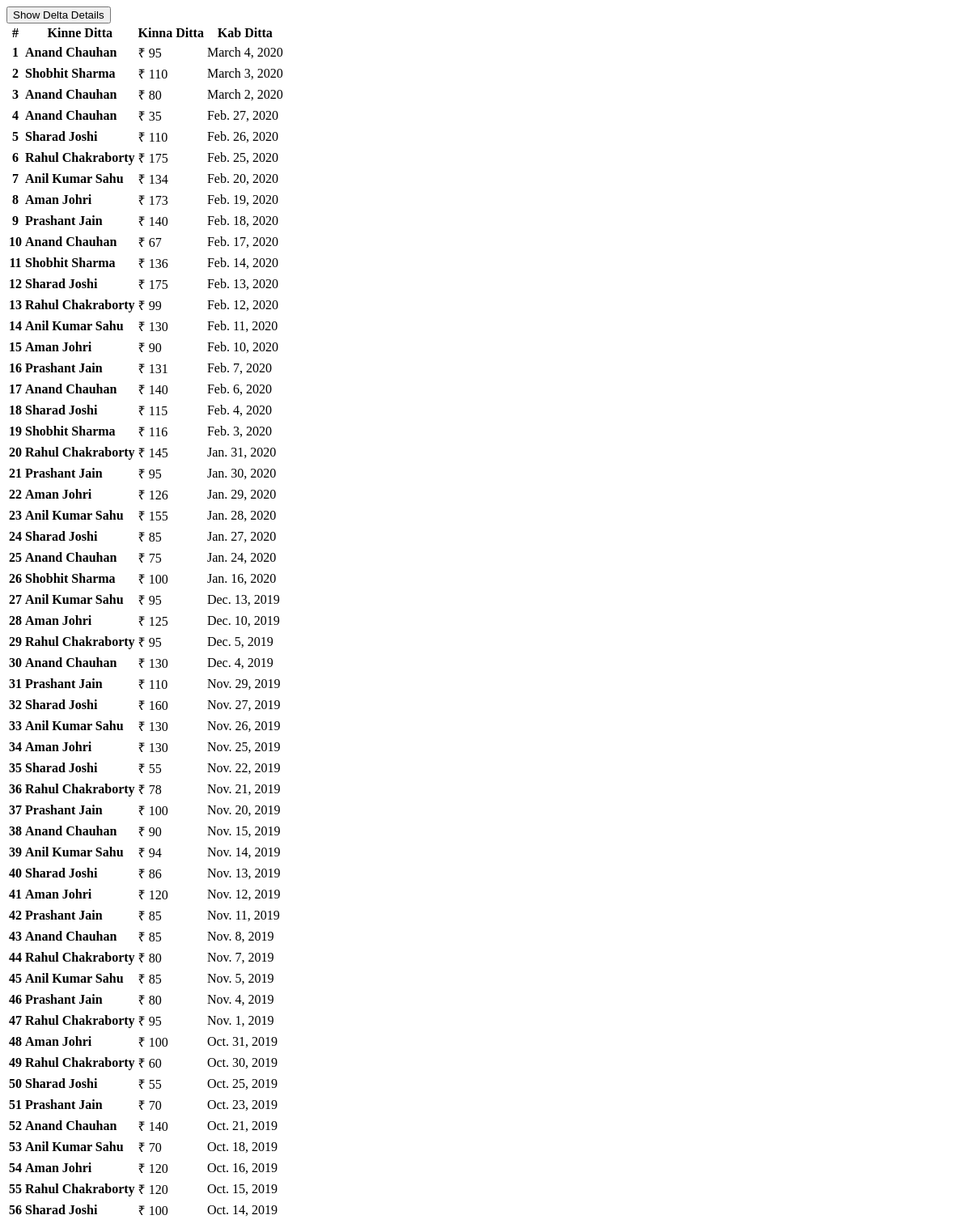
The app's page /search, older data.
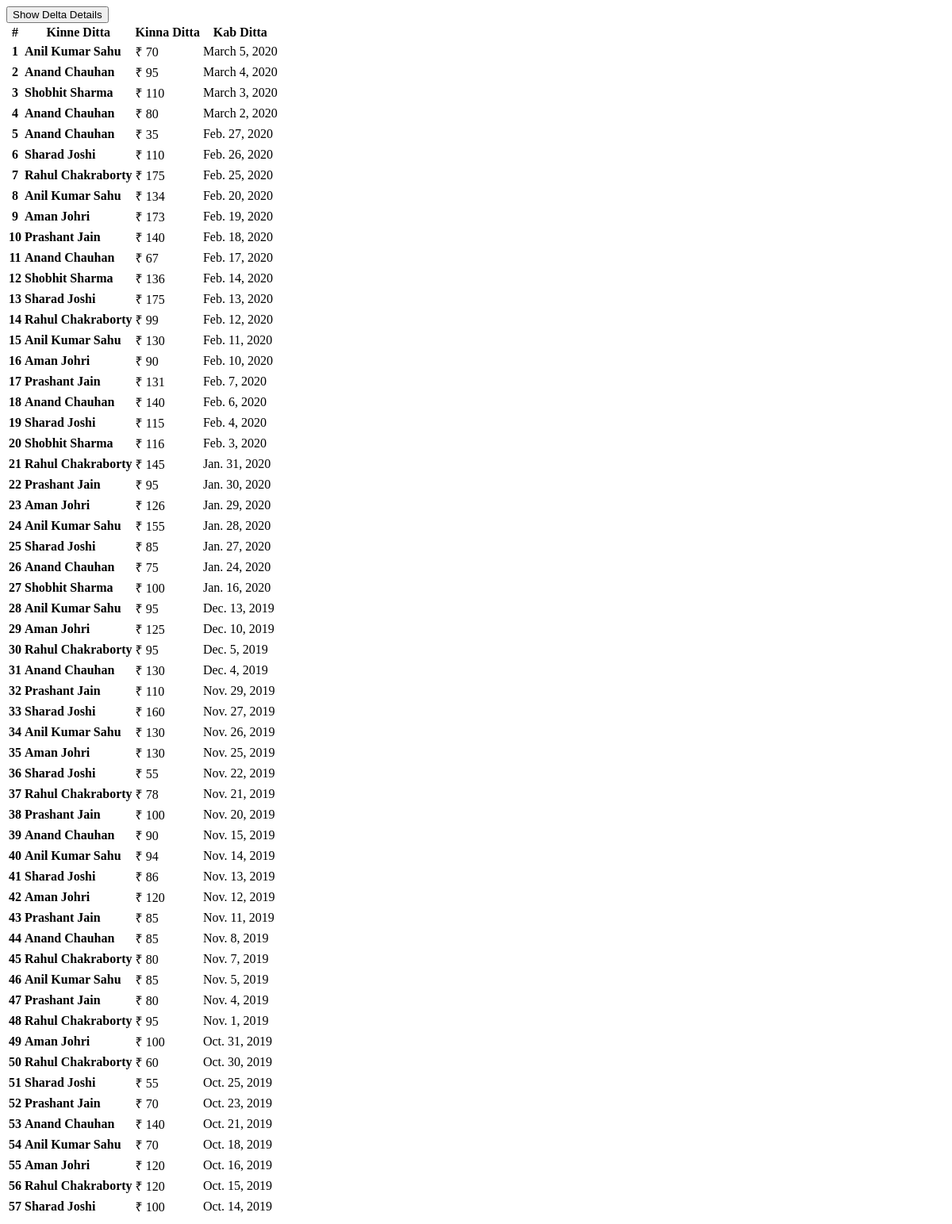
The same page, newer data.
### main/models.py (models this page shows, shortened)
class Detail(models.Model):
    user_name = models.CharField(max_length=50)
    amount = models.IntegerField()
    date_deposite = models.DateField()

### main/views.py (the view, shortened to what this page needs)
# urls.py: path('search', views.search, name='entry'),
def search(request):
    qst = Detail.objects.all().order_by('-date_deposite')
    return render_to_response('ajax_search.html', {'query': qst})

### main/templates/ajax_search.html (shortened to what this page needs)
{% if query.count > 0 %}
<button type="button" class="btn btn-outline-warning mx-3 mb-3" data-toggle="modal" data-target="#exampleModal" onclick="Calculate()">
    Show Delta Details
</button>
<table class="table table-sm table-striped" id="details">
    <thead>
        <tr class="tr-head">
            <th scope="col">#</th>
            <th scope="col">Kinne Ditta</th>
            <th scope="col">Kinna Ditta</th>
            <th scope="col">Kab Ditta</th>
        </tr>
    </thead>
    <tbody>
        {% for q in query %}
        {% if q.user_name == 'Rahul Chakraborty' %}
        <tr>
            <th scope="row">{{forloop.counter}}</th>
            <td><strong>{{q.user_name}}</strong></td>
            <td><li style="list-style-type:none;" value='{{q.amount}}'  type=text class="rahul">&#x20B9; {{q.amount}}</li></td>
            <td>{{q.date_deposite}}</td>
        </tr>
        {% elif q.user_name == 'Aman Johri' %}
        <tr>
            <th scope="row">{{forloop.counter}}</th>
            <td><strong>{{q.user_name}}</strong></td>
            <td><li style="list-style-type:none;" value='{{q.amount}}'  type=text class="aman">&#x20B9; {{q.amount}}</li></td>
            <td>{{q.date_deposite}}</td>
        </tr>
        {% elif q.user_name == 'Prashant Jain' %}
        <tr>
            <th scope="row">{{forloop.counter}}</th>
            <td><strong>{{q.user_name}}</strong></td>
            <td><li style="list-style-type:none;" value='{{q.amount}}'  type=text class="prashant">&#x20B9; {{q.amount}}</li></td>
            <td>{{q.date_deposite}}</td>
        </tr>
        {% elif q.user_name == 'Sharad Joshi' %}
        <tr>
            <th scope="row">{{forloop.counter}}</th>
            <td><strong>{{q.user_name}}</strong></td>
            <td><li style="list-style-type:none;" value='{{q.amount}}'  type=text class="sharad">&#x20B9; {{q.amount}}</li></td>
            <td>{{q.date_deposite}}</td>
        </tr>
        {% elif q.user_name == 'Anil Kumar Sahu' %}
        <tr>
            <th scope="row">{{forloop.counter}}</th>
            <td><strong>{{q.user_name}}</strong></td>
            <td><li style="list-style-type:none;" value='{{q.amount}}'  type=text class="anil">&#x20B9; {{q.amount}}</li></td>
            <td>{{q.date_deposite}}</td>
        </tr>
        {% elif q.user_name == 'Anand Chauhan' %}
        <tr>
            <th scope="row">{{forloop.counter}}</th>
            <td><strong>{{q.user_name}}</strong></td>
            <td><li style="list-style-type:none;" value='{{q.amount}}'  type=text class="anand">&#x20B9; {{q.amount}}</li></td>
            <td>{{q.date_deposite}}</td>
        </tr>
        {% elif q.user_name == 'Shobhit Sharma' %}
        <tr>
            <th scope="row">{{forloop.counter}}</th>
            <td><strong>{{q.user_name}}</strong></td>
            <td><li style="list-style-type:none;" value='{{q.amount}}'  type=text class="shobhit">&#x20B9; {{q.amount}}</li></td>
            <td>{{q.date_deposite}}</td>
        </tr>
        {% endif %}
        {% endfor %}
    </tbody>
</table>
{% endif%}

Row changes from the older to the newer data that the page shows:
added Detail: user_name "Anil Kumar Sahu", amount "70", date_deposite "March 5, 2020"
